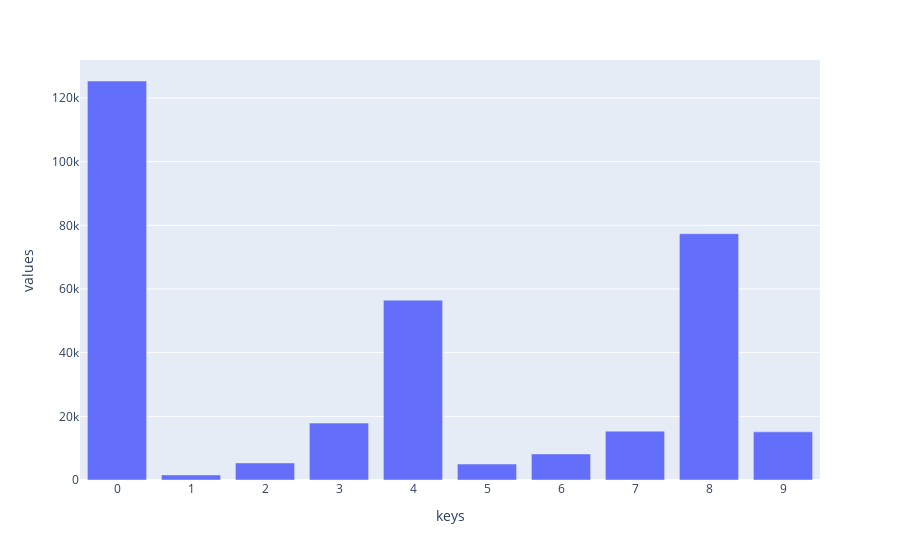

This figure's notebook cell:
### Code cell
the_dict = {'keys': list(class_count.keys()), 'values': list(class_count.values())}
fig = px.bar(the_dict, x='keys', y='values')
fig.show()

### Figure 1 — Plotly figure (JSON) as saved in the notebook; plotly's stock layout.template omitted (floating-point values rounded to 4 significant figures)
{"data": [{"alignmentgroup": "True", "hovertemplate": "keys=%{x}<br>values=%{y}<extra></extra>", "legendgroup": "", "marker": {"color": "#636efa", "pattern": {"shape": ""}}, "name": "", "offsetgroup": "", "orientation": "v", "showlegend": false, "textposition": "auto", "type": "bar", "x": ["0", "1", "2", "3", "4", "5", "6", "7", "8", "9"], "xaxis": "x", "y": [125327, 1601, 5359, 17870, 56487, 5020, 8181, 15348, 77362, 15125], "yaxis": "y"}], "layout": {"autosize": true, "barmode": "relative", "legend": {"tracegroupgap": 0}, "margin": {"t": 60}, "xaxis": {"anchor": "y", "autorange": true, "domain": [0, 1], "range": [-0.5, 9.5], "title": {"text": "keys"}, "type": "category"}, "yaxis": {"anchor": "x", "autorange": true, "domain": [0, 1], "range": [0, 131900.0], "title": {"text": "values"}, "type": "linear"}}}
